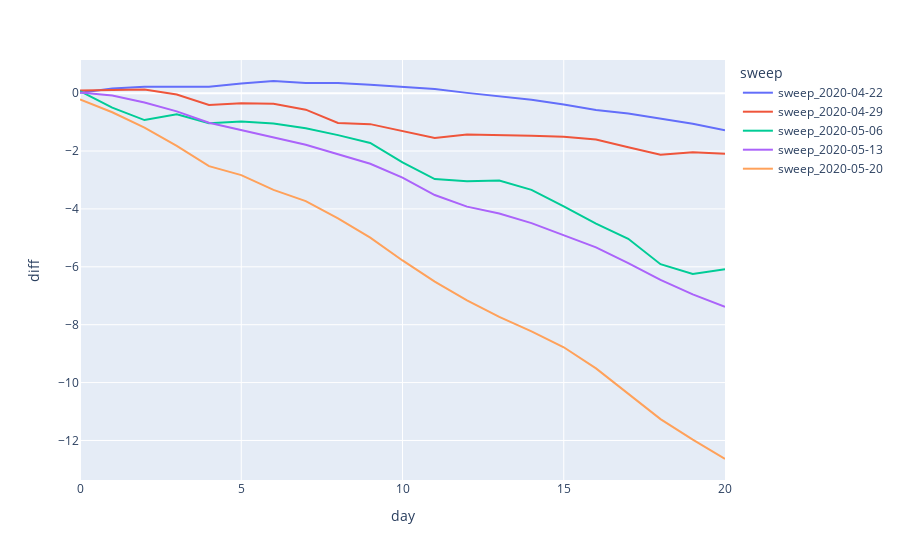
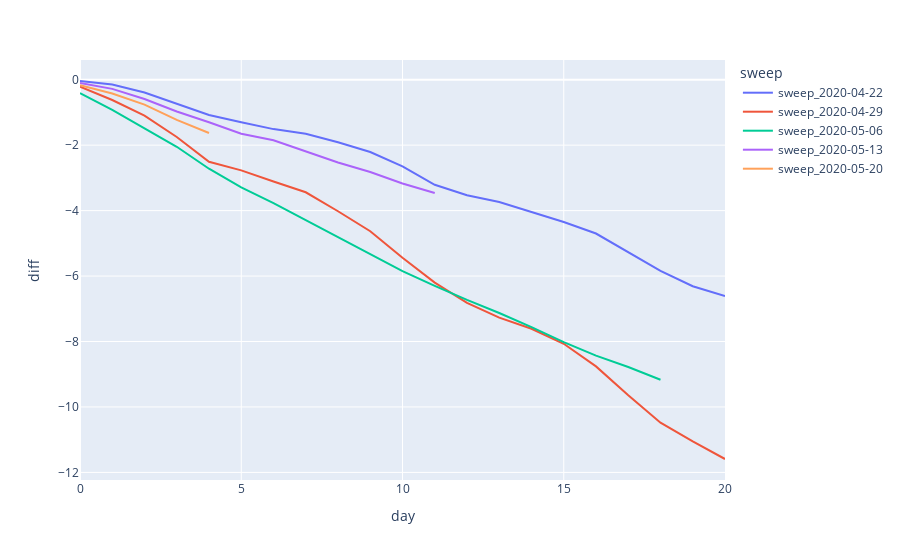

The notebook cell these images were saved under, in order:
### Code cell
# Example to generate plots

model = 'ar'  #change this to whatever model you want to generate figures for.

val = pandas.read_csv(f'{repo}/docs/neurips/results/{model}/validation_results.csv', index_col=0)
val['diff'] = val['MAE'] - val['MAE_NAIVE']
px.line(val, x='day', y='diff', color='sweep').show()

test = pandas.read_csv(f'{repo}/docs/neurips/results/{model}/test_results.csv', index_col=0)
test['diff'] = test['MAE'] - test['MAE_NAIVE']
px.line(test, x='day', y='diff', color='sweep').show()

### Figure 1 — Plotly figure (JSON) as saved in the notebook; plotly's stock layout.template omitted (floating-point values rounded to 4 significant figures)
{"data": [{"hovertemplate": "sweep=sweep_2020-04-22<br>day=%{x}<br>diff=%{y}<extra></extra>", "legendgroup": "sweep_2020-04-22", "line": {"color": "#636efa", "dash": "solid"}, "mode": "lines", "name": "sweep_2020-04-22", "orientation": "v", "showlegend": true, "type": "scatter", "x": [0, 1, 2, 3, 4, 5, 6, 7, 8, 9, 10, 11, 12, 13, 14, 15, 16, 17, 18, 19, 20], "xaxis": "x", "y": [0.01, 0.16, 0.22, 0.21, 0.22, 0.33, 0.42, 0.35, 0.35, 0.29, 0.22, 0.14, 0.01, -0.11, -0.23, -0.39, -0.58, -0.7, -0.87, -1.06, -1.28], "yaxis": "y"}, {"hovertemplate": "sweep=sweep_2020-04-29<br>day=%{x}<br>diff=%{y}<extra></extra>", "legendgroup": "sweep_2020-04-29", "line": {"color": "#EF553B", "dash": "solid"}, "mode": "lines", "name": "sweep_2020-04-29", "orientation": "v", "showlegend": true, "type": "scatter", "x": [0, 1, 2, 3, 4, 5, 6, 7, 8, 9, 10, 11, 12, 13, 14, 15, 16, 17, 18, 19, 20], "xaxis": "x", "y": [0.09, 0.12, 0.13, -0.05, -0.41, -0.35, -0.37, -0.57, -1.03, -1.07, -1.32, -1.55, -1.43, -1.44, -1.47, -1.51, -1.6, -1.87, -2.13, -2.04, -2.09], "yaxis": "y"}, {"hovertemplate": "sweep=sweep_2020-05-06<br>day=%{x}<br>diff=%{y}<extra></extra>", "legendgroup": "sweep_2020-05-06", "line": {"color": "#00cc96", "dash": "solid"}, "mode": "lines", "name": "sweep_2020-05-06", "orientation": "v", "showlegend": true, "type": "scatter", "x": [0, 1, 2, 3, 4, 5, 6, 7, 8, 9, 10, 11, 12, 13, 14, 15, 16, 17, 18, 19, 20], "xaxis": "x", "y": [0.07, -0.5, -0.93, -0.73, -1.04, -0.98, -1.05, -1.21, -1.45, -1.72, -2.39, -2.97, -3.04, -3.02, -3.34, -3.91, -4.51, -5.03, -5.91, -6.25, -6.08], "yaxis": "y"}, {"hovertemplate": "sweep=sweep_2020-05-13<br>day=%{x}<br>diff=%{y}<extra></extra>", "legendgroup": "sweep_2020-05-13", "line": {"color": "#ab63fa", "dash": "solid"}, "mode": "lines", "name": "sweep_2020-05-13", "orientation": "v", "showlegend": true, "type": "scatter", "x": [0, 1, 2, 3, 4, 5, 6, 7, 8, 9, 10, 11, 12, 13, 14, 15, 16, 17, 18, 19, 20], "xaxis": "x", "y": [0.02, -0.08, -0.32, -0.63, -1.02, -1.28, -1.54, -1.78, -2.11, -2.44, -2.92, -3.52, -3.92, -4.16, -4.49, -4.92, -5.33, -5.87, -6.45, -6.95, -7.38], "yaxis": "y"}, {"hovertemplate": "sweep=sweep_2020-05-20<br>day=%{x}<br>diff=%{y}<extra></extra>", "legendgroup": "sweep_2020-05-20", "line": {"color": "#FFA15A", "dash": "solid"}, "mode": "lines", "name": "sweep_2020-05-20", "orientation": "v", "showlegend": true, "type": "scatter", "x": [0, 1, 2, 3, 4, 5, 6, 7, 8, 9, 10, 11, 12, 13, 14, 15, 16, 17, 18, 19, 20], "xaxis": "x", "y": [-0.22, -0.66, -1.19, -1.82, -2.52, -2.83, -3.34, -3.73, -4.33, -4.99, -5.78, -6.51, -7.16, -7.73, -8.23, -8.78, -9.51, -10.4, -11.26, -11.97, -12.64], "yaxis": "y"}], "layout": {"legend": {"title": {"text": "sweep"}, "tracegroupgap": 0}, "margin": {"t": 60}, "xaxis": {"anchor": "y", "domain": [0, 1], "title": {"text": "day"}}, "yaxis": {"anchor": "x", "domain": [0, 1], "title": {"text": "diff"}}}}

### Figure 2 — Plotly figure (JSON) as saved in the notebook; plotly's stock layout.template omitted (floating-point values rounded to 4 significant figures)
{"data": [{"hovertemplate": "sweep=sweep_2020-04-22<br>day=%{x}<br>diff=%{y}<extra></extra>", "legendgroup": "sweep_2020-04-22", "line": {"color": "#636efa", "dash": "solid"}, "mode": "lines", "name": "sweep_2020-04-22", "orientation": "v", "showlegend": true, "type": "scatter", "x": [0, 1, 2, 3, 4, 5, 6, 7, 8, 9, 10, 11, 12, 13, 14, 15, 16, 17, 18, 19, 20], "xaxis": "x", "y": [-0.04, -0.15, -0.39, -0.73, -1.08, -1.3, -1.51, -1.65, -1.91, -2.21, -2.65, -3.21, -3.53, -3.74, -4.04, -4.35, -4.7, -5.26, -5.84, -6.31, -6.61], "yaxis": "y"}, {"hovertemplate": "sweep=sweep_2020-04-29<br>day=%{x}<br>diff=%{y}<extra></extra>", "legendgroup": "sweep_2020-04-29", "line": {"color": "#EF553B", "dash": "solid"}, "mode": "lines", "name": "sweep_2020-04-29", "orientation": "v", "showlegend": true, "type": "scatter", "x": [0, 1, 2, 3, 4, 5, 6, 7, 8, 9, 10, 11, 12, 13, 14, 15, 16, 17, 18, 19, 20], "xaxis": "x", "y": [-0.21, -0.62, -1.1, -1.75, -2.51, -2.77, -3.11, -3.44, -4.02, -4.63, -5.44, -6.2, -6.82, -7.27, -7.61, -8.07, -8.76, -9.64, -10.48, -11.05, -11.59], "yaxis": "y"}, {"hovertemplate": "sweep=sweep_2020-05-06<br>day=%{x}<br>diff=%{y}<extra></extra>", "legendgroup": "sweep_2020-05-06", "line": {"color": "#00cc96", "dash": "solid"}, "mode": "lines", "name": "sweep_2020-05-06", "orientation": "v", "showlegend": true, "type": "scatter", "x": [0, 1, 2, 3, 4, 5, 6, 7, 8, 9, 10, 11, 12, 13, 14, 15, 16, 17, 18], "xaxis": "x", "y": [-0.41, -0.92, -1.49, -2.05, -2.72, -3.29, -3.77, -4.29, -4.81, -5.31, -5.85, -6.3, -6.73, -7.13, -7.56, -8.02, -8.43, -8.78, -9.17], "yaxis": "y"}, {"hovertemplate": "sweep=sweep_2020-05-13<br>day=%{x}<br>diff=%{y}<extra></extra>", "legendgroup": "sweep_2020-05-13", "line": {"color": "#ab63fa", "dash": "solid"}, "mode": "lines", "name": "sweep_2020-05-13", "orientation": "v", "showlegend": true, "type": "scatter", "x": [0, 1, 2, 3, 4, 5, 6, 7, 8, 9, 10, 11], "xaxis": "x", "y": [-0.1, -0.28, -0.59, -0.97, -1.3, -1.65, -1.85, -2.18, -2.53, -2.82, -3.17, -3.46], "yaxis": "y"}, {"hovertemplate": "sweep=sweep_2020-05-20<br>day=%{x}<br>diff=%{y}<extra></extra>", "legendgroup": "sweep_2020-05-20", "line": {"color": "#FFA15A", "dash": "solid"}, "mode": "lines", "name": "sweep_2020-05-20", "orientation": "v", "showlegend": true, "type": "scatter", "x": [0, 1, 2, 3, 4], "xaxis": "x", "y": [-0.17, -0.42, -0.76, -1.23, -1.63], "yaxis": "y"}], "layout": {"legend": {"title": {"text": "sweep"}, "tracegroupgap": 0}, "margin": {"t": 60}, "xaxis": {"anchor": "y", "domain": [0, 1], "title": {"text": "day"}}, "yaxis": {"anchor": "x", "domain": [0, 1], "title": {"text": "diff"}}}}
